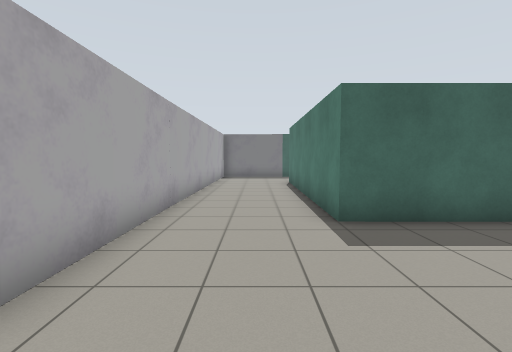
view 1 (above)

24 first-person views from a walk through a Gazebo world. The camera is 1.2 m above the floor, tilts 4° down and sees 85° across. The floor is counted in squares, 1 m on a side. Each view is taken from the middle of a square. On the plan, view 1 faces up. The plan holds only what a view shows up to about 12 squares ahead; the rest is blank. Surface patterns are stand-ins for the level's own textures.

view 2
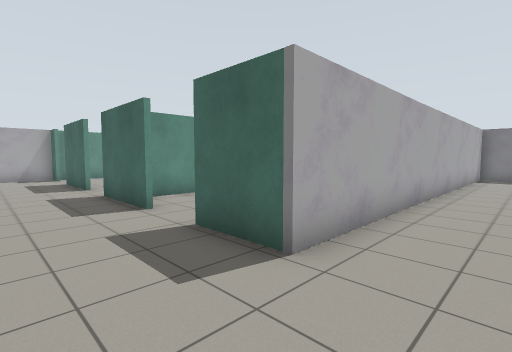

view 3
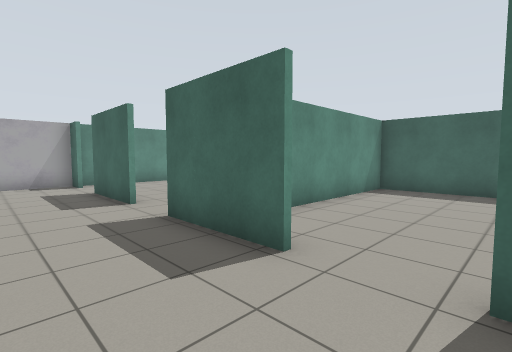

view 4
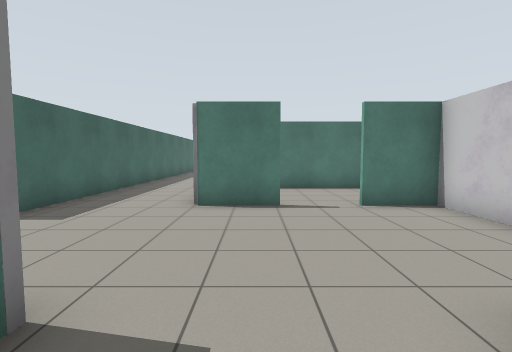

view 5
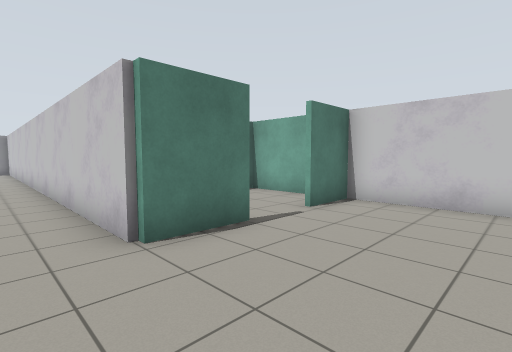

view 6
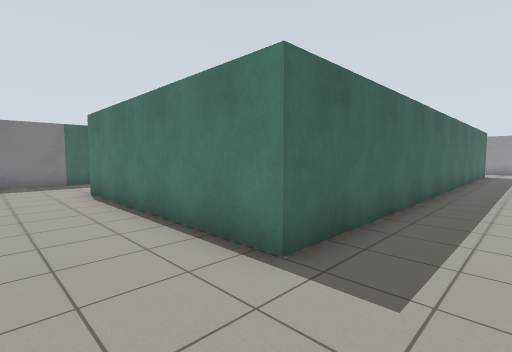

view 7
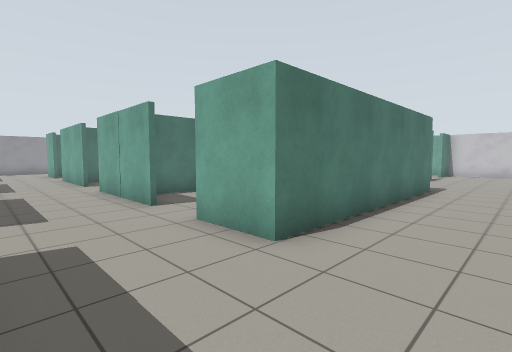

view 8
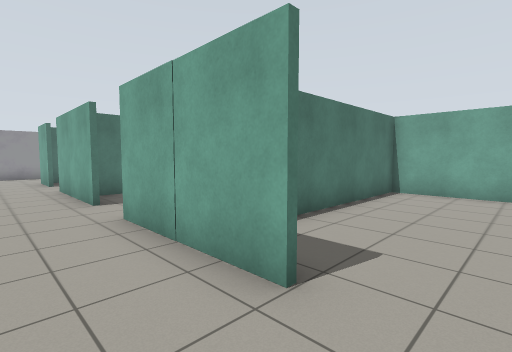

view 9
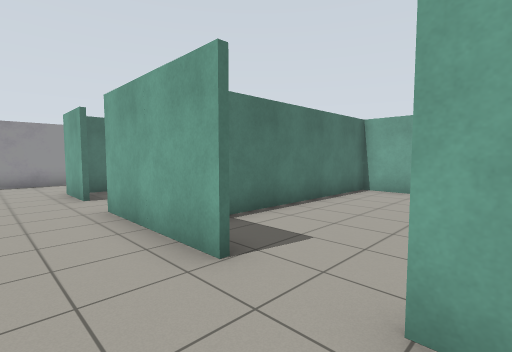

view 10
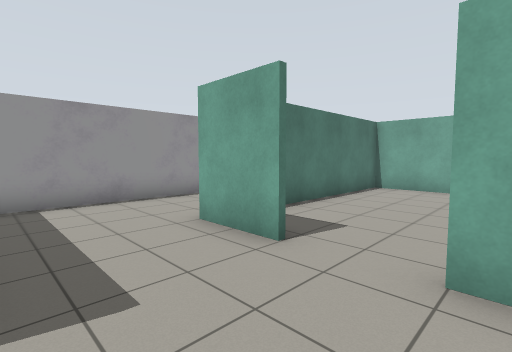

view 11
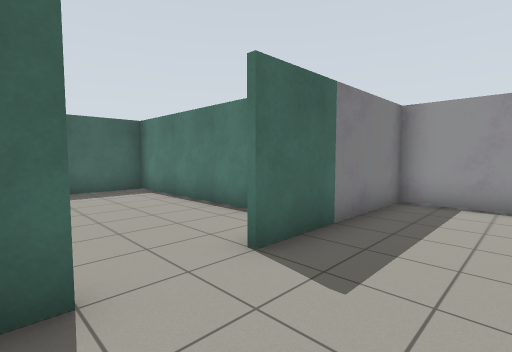

view 12
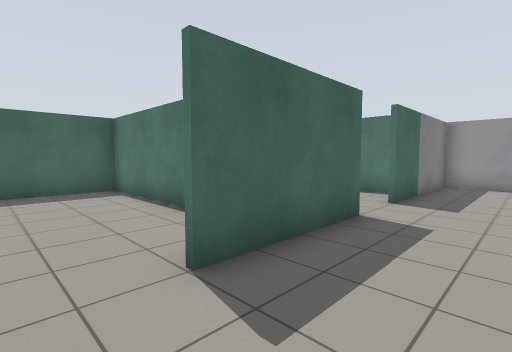

view 13
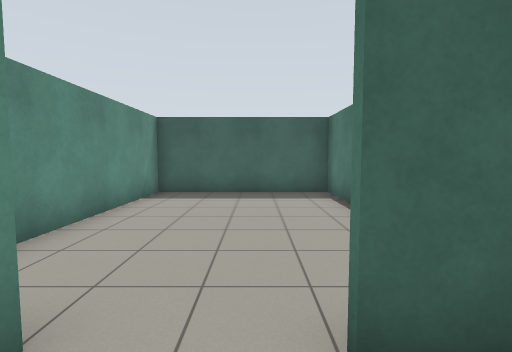

view 14
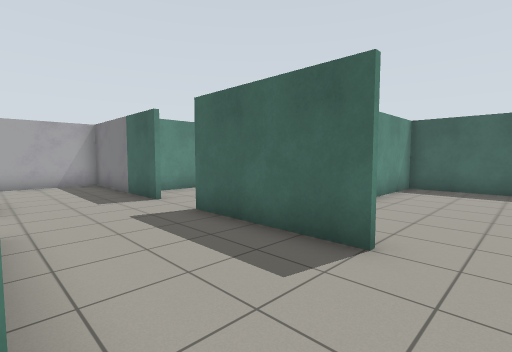

view 15
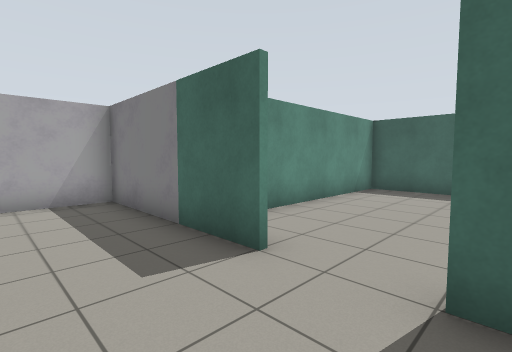

view 16
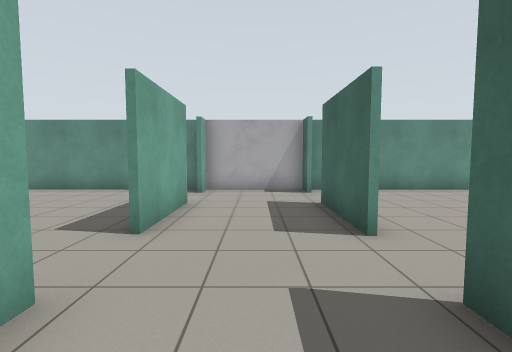

view 17
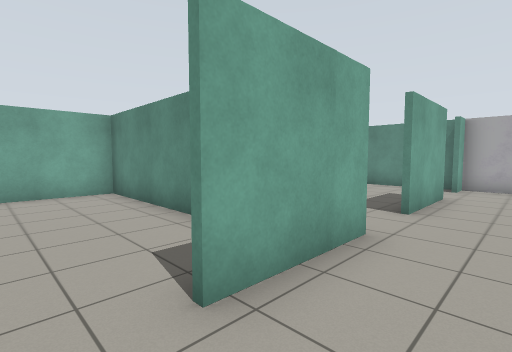

view 18
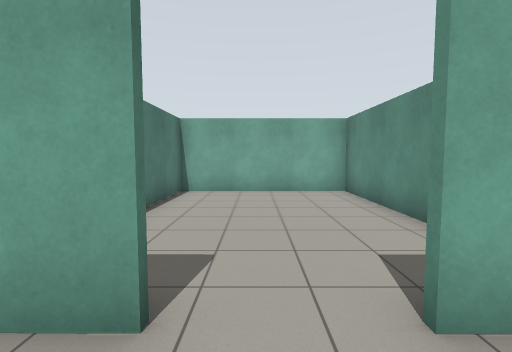

view 19
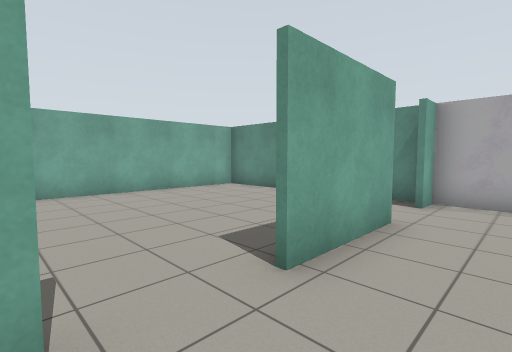

view 20
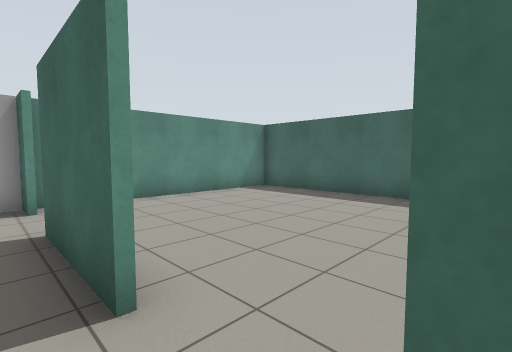

view 21
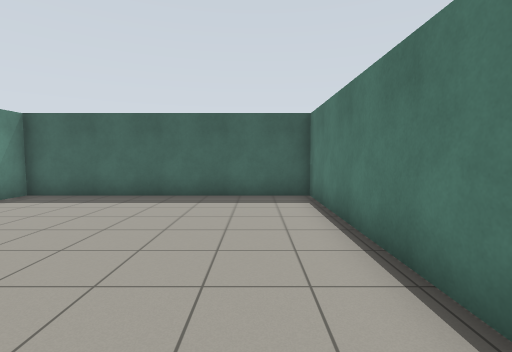

view 22
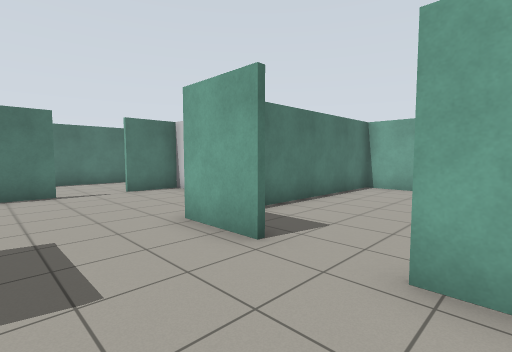

view 23
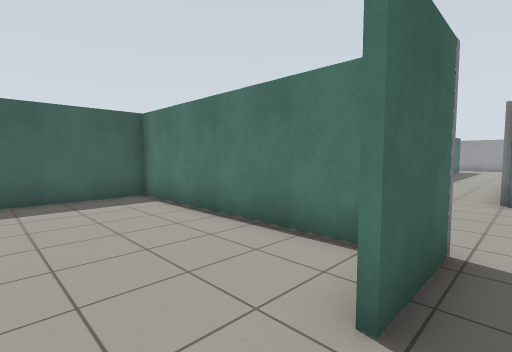

view 24
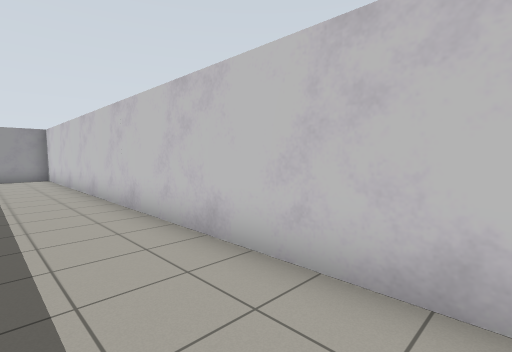

### Floor plan
Ten units are one square. View 1 is at (0, 0); x grows to the right and y downward. Boxes are objects, and circles mark ways between rooms. Rooms are numbered by the first view taken in them; rooms with no view inside come last. Other rooms are left out.
<svg viewBox="-175 -175 408 277">
<path fill="none" stroke="#000" d="M28 6 28 -16 206 -15M141 -50 15 -51 16 -131 36 -131M55 -131 96 -130M115 -130 156 -130M-8 44 28 44 28 25M-42 18 -21 18M-61 -17 -93 -17M36 -165 -20 -165 -20 -17 -43 -17M96 -165 55 -165M175 -130 196 -130M155 -165 115 -165M-92 18 -61 18M-111 -17 -143 -17M228 -108 228 -165 175 -165M-143 18 -112 18M-161 -17 -170 -17 -170 18 -161 18M-170 -25 -170 -19M-83 -26 -83 -95 -170 -95 -170 -40M-165 96 -100 96M-170 20 -170 90M-81 49 -81 97 -23 97 -23 39M-23 -26 -23 -95 -80 -95 -81 -26M43 -52 74 -52 74 -120M41 45 66 45 66 9"/>
<circle cx="-105" cy="-20" r="3" fill="#2a7"/>
<circle cx="-155" cy="-20" r="3" fill="#2a7"/>
<circle cx="-105" cy="20" r="3" fill="#2a7"/>
<circle cx="-155" cy="20" r="3" fill="#2a7"/>
<circle cx="-55" cy="20" r="3" fill="#2a7"/>
<circle cx="-55" cy="-20" r="3" fill="#2a7"/>
<circle cx="45" cy="-130" r="3" fill="#2a7"/>
<circle cx="30" cy="15" r="3" fill="#2a7"/>
<text x="60" y="-40">1</text>
<text x="-130" y="-60">2</text>
<text x="-130" y="60">3</text>
<text x="-50" y="60">4</text>
<text x="-50" y="-60">5</text>
<text x="40" y="-90">6</text>
<text x="50" y="20">7</text>
</svg>
Room 1 opens to room 2. Room 1 opens to room 3. Room 1 opens to room 4. Room 1 opens to room 5. Room 1 opens to room 6. Room 1 opens to room 7.

Where each view was taken, in squares from view 1:
view 1: 0 up, 0 right, facing up
view 2: 1 down, 0 right, facing up-left
view 3: 1 down, 4 left, facing up-left
view 4: 0 up, 4 left, facing right
view 5: 3 up, 1 left, facing down-right
view 6: 3 up, 1 left, facing up-right
view 7: 16 up, 1 left, facing down-right
view 8: 15 up, 4 right, facing down-right
view 9: 15 up, 9 right, facing down-right
view 10: 16 up, 15 right, facing down-right
view 11: 14 up, 15 right, facing up-right
view 12: 14 up, 10 right, facing up-right
view 13: 15 up, 11 right, facing up
view 14: 13 up, 11 right, facing up-left
view 15: 14 up, 6 right, facing up-left
view 16: 0 up, 7 left, facing left
view 17: 0 up, 5 left, facing down-left
view 18: 0 up, 5 left, facing down
view 19: 0 up, 9 left, facing down-left
view 20: 1 up, 9 left, facing up-left
view 21: 1 up, 10 left, facing up
view 22: 1 up, 7 left, facing down-right
view 23: 1 up, 6 left, facing up-right
view 24: 4 up, 6 right, facing down-right
